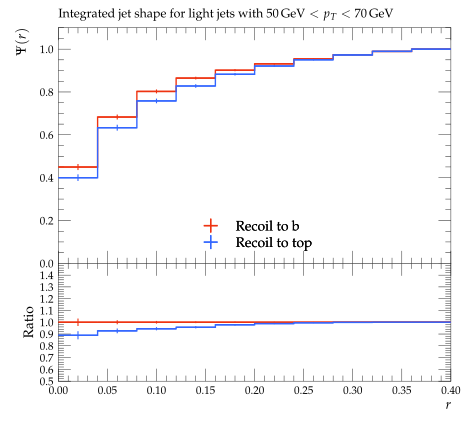

This chart was generated by the following Python code:
#! /usr/bin/env python

# This Python script was auto-generated using YODA v2.0.2.
# Analysis object: /ATLAS_2013_I1243871/d03-x02-y02
# Timestamp: 03-08-2026 (15:47:40)

import matplotlib as mpl
import matplotlib.pyplot as plt
mpl.use('Agg') # comment out for interactive use
import os
import numpy as np

plotDir = os.path.split(os.path.realpath(__file__))[0]
if 'YODA_USER_PLOT_PATH' in globals():
    plot_outdir = globals()['YODA_USER_PLOT_PATH']
else:
    plot_outdir = plotDir

#plot style
plt.style.use(os.path.join(plotDir, '../default.mplstyle'))
# plot metadata
figW, figH = plt.rcParams['figure.figsize']
ax_xLabel = r'$r$'
ax_yLabel = r'$\Psi(r)$'
ax_title  = r'Integrated jet shape for light jets with $50\,\mathrm{GeV} < p_T < 70\,\mathrm{GeV}$'
ax_xScale = 'linear'
ax_yScale = 'linear'
xLims = (0.0, 0.4)
yLims = (0.0, 1.1)

# TeX-friendly labels for the legend
labels = {
    'legend' : ([ r"Recoil to b", r"Recoil to top" ], r""),
}

# Adjust canvas width and height
canvasW = 10.0
canvasH = 9.0
figW *= canvasW/10.
figH *= canvasH/9.

# Create figure and axis objects
fig, (ax, ratio0_ax) = plt.subplots(2, 1, sharex=True,
                  figsize=(figW,figH), gridspec_kw={'height_ratios': (6.0, 3.0)})

# Set figure margins
plt.subplots_adjust(
    left   = 1.0 * plt.rcParams['figure.subplot.left'],
    right  = 1.0 * plt.rcParams['figure.subplot.right'],
    top    = 1.0 * plt.rcParams['figure.subplot.top'],
    bottom = 1.0 * plt.rcParams['figure.subplot.bottom'])

ratio0_ax.yaxis.set_major_locator(mpl.ticker.MultipleLocator(0.1))
ratio0_ax.set_ylim(0.5, 1.4999)
ratio0_ax.set_ylabel('Ratio')

# the numerical data is stored in a separate file
dataf = dict()
prefix = os.path.split(__file__)[0]
if prefix:    prefix = prefix + '/'
exec(open(prefix+'d03-x02-y02__data.py').read(), dataf)


legend_handles = dict() # keep track of handles for the legend

# style options for curves
# starts at zorder>=5 to draw curve on top of legend
styles = {
  'recoil_b': {
    'color' : '#EE3311',
    'linestyle' : '-',
    'linewidth' : 1,
    'marker' : 'none',
    'markersize' : 2,
    'capsize' : 0.0,
    'zorder' : 5,
    'histstyle' : 1,
    'drawstyle' : 'steps-pre',
    'xerrorbars' : 1,
    'yerrorbars' : 1,
    'fillcolor' : None,
    'fillopacity' : 1.0,
    'ratio0_linestyle' : '-',
    'ratio0_linewidth' : 1,
    'ratio0_marker' : 'none',
    'ratio0_markersize' : 2,
    'ratio0_capsize' : 0.0,
    'ratio0_zorder' : 5,
    'ratio0_histstyle' : 1,
    'ratio0_drawstyle' : 'steps-pre',
    'ratio0_xerrorbars' : 1,
    'ratio0_yerrorbars' : 1,
  },
  'recoil_t': {
    'color' : '#3366FF',
    'linestyle' : '-',
    'linewidth' : 1,
    'marker' : 'none',
    'markersize' : 2,
    'capsize' : 0.0,
    'zorder' : 6,
    'histstyle' : 1,
    'drawstyle' : 'steps-pre',
    'xerrorbars' : 1,
    'yerrorbars' : 1,
    'fillcolor' : None,
    'fillopacity' : 1.0,
    'ratio0_linestyle' : '-',
    'ratio0_linewidth' : 1,
    'ratio0_marker' : 'none',
    'ratio0_markersize' : 2,
    'ratio0_capsize' : 0.0,
    'ratio0_zorder' : 6,
    'ratio0_histstyle' : 1,
    'ratio0_drawstyle' : 'steps-pre',
    'ratio0_xerrorbars' : 1,
    'ratio0_yerrorbars' : 1,
  },
}

# curve from input yoda files in main panel
for label, yvals in dataf['yvals'].items():
    if all(np.isnan(v) for v in dataf['yvals'][label]):
        continue
    tmp = None
    if styles[label]['histstyle']: # draw as histogram
        xpos = dataf['xedges'][label] if styles[label]['drawstyle'] else dataf['xpoints'][label]
        ypos = np.insert(yvals, 0, yvals[0]) if styles[label]['drawstyle'] else yvals
        if styles[label]['fillcolor']: # fill area below curve
            ax.fill_between(xpos, ypos, step='pre',
                            color=styles[label]['fillcolor'],
                            alpha=styles[label]['fillopacity'])
        tmp, = ax.plot(xpos, ypos,
                       color=styles[label]['color'],
                       linestyle=styles[label]['linestyle'],
                       linewidth=styles[label]['linewidth'],
                       drawstyle=styles[label]['drawstyle'], solid_joinstyle='miter',
                       zorder=styles[label]['zorder'], label=label)
    tmp = ax.errorbar(dataf['xpoints'][label], yvals,
                      xerr=np.array(dataf['xerrs'][label])*styles[label]['xerrorbars'],
                      yerr=np.array(dataf['yerrs'][label])*styles[label]['yerrorbars'],
                      fmt=styles[label]['marker'], capsize=styles[label]['capsize'],
                      markersize=styles[label]['markersize'],
                      ecolor=styles[label]['color'],
                      color=styles[label]['color'], zorder=styles[label]['zorder'])
    tmp[-1][0].set_linestyle(styles[label]['linestyle'])
    tmp[-1][0].set_linewidth(styles[label]['linewidth'])
    if label in dataf['add_legend_handle']:  legend_handles[label] = tmp
    for varLabel in dataf['variation_yvals'].keys():
        if varLabel.startswith(label):
            tmp, = ax.plot(dataf['xedges'][label], dataf['variation_yvals'][varLabel],
                           color=styles[label]['color'],
                           linestyle=styles[label]['linestyle'],
                           linewidth=styles[label]['linewidth'],
                           drawstyle='steps-pre', solid_joinstyle='miter',
                           zorder=styles[label]['zorder'], alpha=0.5)


# plots on ratio panel
# curve from input yoda files in ratio panel
for label, yvals in dataf['ratio0_yvals'].items():
    if all(np.isnan(v) for v in yvals):
        continue
    if styles[label]['ratio0_histstyle']: # plot as histogram
        xpos = dataf['xedges']['recoil_b'] if styles[label]['ratio0_drawstyle'] else dataf['xpoints']['recoil_b']
        ypos = np.insert(yvals, 0, yvals[0]) if styles[label]['ratio0_drawstyle'] else yvals
        ratio0_ax.plot(xpos, ypos,
                       color=styles[label]['color'],
                       linewidth=styles[label]['linewidth'],
                       linestyle=styles[label]['ratio0_linestyle'],
                       drawstyle=styles[label]['ratio0_drawstyle'], zorder=styles[label]['zorder'],
                       solid_joinstyle='miter')
    tmp = ratio0_ax.errorbar(dataf['xpoints']['recoil_b'], yvals,
                             xerr=np.array(dataf['ref_xerrs'])*styles[label]['ratio0_xerrorbars'],
                             yerr=np.array(dataf['ratio0_yerrs'][label])*styles[label]['ratio0_yerrorbars'],
                             fmt=styles[label]['ratio0_marker'], capsize=styles[label]['ratio0_capsize'],
                             markersize=styles[label]['ratio0_markersize'],
                             ecolor=styles[label]['color'],
                             color=styles[label]['color'])
    tmp[-1][0].set_linestyle(styles[label]['ratio0_linestyle'])
    tmp[-1][0].set_linewidth(styles[label]['ratio0_linewidth'])

    for varlabel in dataf['ratio0_variation_vals'].keys():
        if varlabel.startswith(label):
            ratio0_ax.plot(dataf['xedges']['recoil_b'],
                            dataf['ratio0_variation_vals'][varlabel],
                            color=styles[label]['color'],
                            linestyle=styles[label]['linestyle'],
                            linewidth=styles[label]['linewidth'],
                            drawstyle='steps-pre', solid_joinstyle='miter',
                            zorder=1, alpha=0.5)

legend_items = list(legend_handles.values())
ax.add_artist(ax.legend(legend_items,
                        labels['legend'][0],
                        title=labels['legend'][1],
                        alignment='left',
                        loc='lower center',
                        bbox_to_anchor=(0.5, 0.0)))

# set plot metadata as defined above
ratio0_ax.set_xlabel(ax_xLabel)
ratio0_ax.xaxis.set_label_coords(1., -0.15)
ax.set_ylabel(ax_yLabel, ha='right', va='top')
ax.yaxis.set_label_coords(-0.11, 1.0)
ax.set_title(ax_title, loc='left')
ax.set_xscale(ax_xScale)
ax.set_yscale(ax_yScale)
ax.set_xlim(xLims)
ax.set_ylim(yLims)

# tick formatting
plt.rcParams['xtick.top'] = True
plt.rcParams['ytick.right'] = True
fig.align_ylabels((ax, ratio0_ax))
plt.savefig(os.path.join(plot_outdir, 'd03-x02-y02.pdf'), format='PDF')
plt.savefig(os.path.join(plot_outdir, 'd03-x02-y02.png'), format='PNG')

plt.close(fig)
